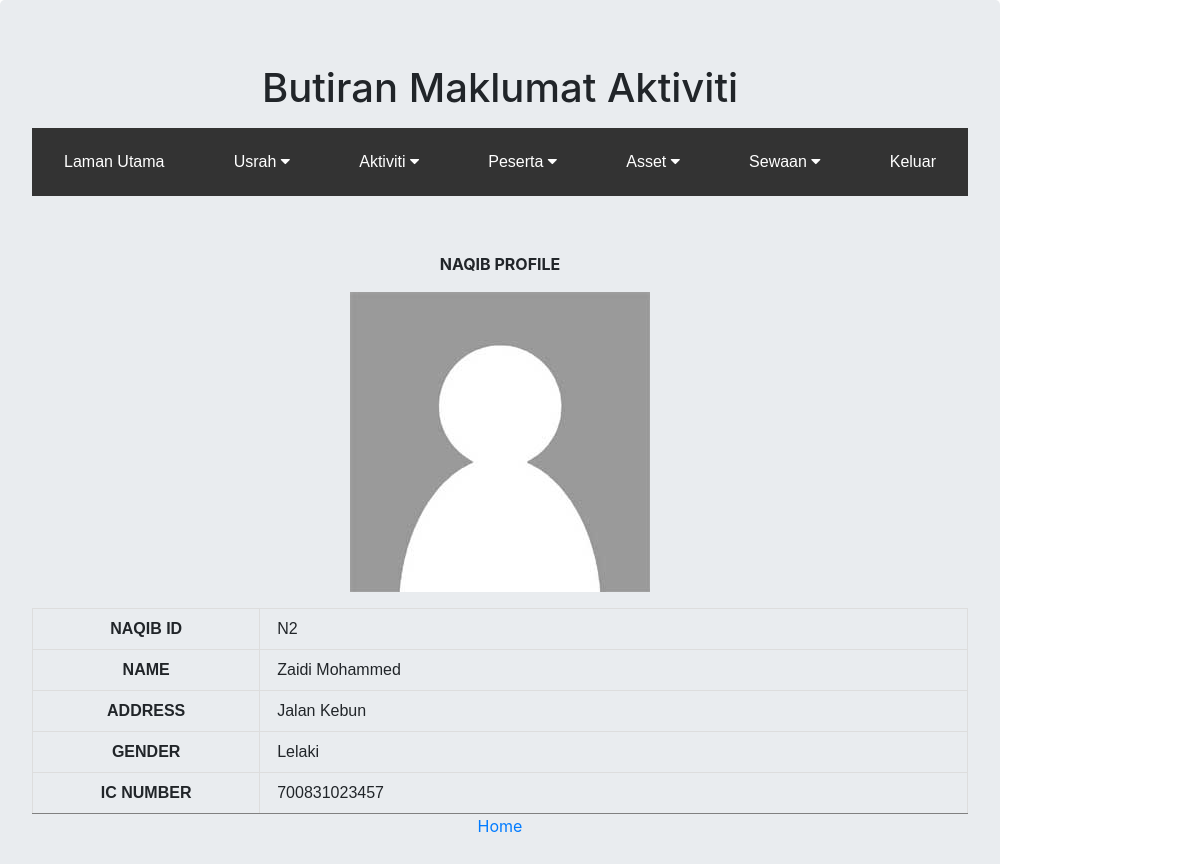
The app's page /naqibprofile.php?naqib_id=N2 with its own data.
### tables this page shows
CREATE TABLE `naqib` (
  `naqib_id` varchar(50) NOT NULL,
  `idWadah` varchar(50) NOT NULL,
  `naqib_name` varchar(50) NOT NULL,
  `IC_number` varchar(14) DEFAULT NULL,
  `gender` varchar(10) NOT NULL,
  `naqib_address` varchar(50) NOT NULL
);

### naqibprofile.php (the view, shortened to what this page needs)
<!DOCTYPE html PUBLIC "-//W3C//DTD XHTML 1.0 Transitional//EN" "http://www.w3.org/TR/xhtml1/DTD/xhtml1-transitional.dtd">
<html xmlns="http://www.w3.org/1999/xhtml">
<head>
<title>List Naqib</title><link rel="stylesheet" type="text/css" href="https://maxcdn.bootstrapcdn.com/bootstrap/4.0.0/css/bootstrap.min.css">
</head>
<body>
	<div class="jumbotron">
		<center><h1>Butiran Maklumat Aktiviti</h1></center>
		<p><?php include ("dropdown.php");?></p>
</head>
<?php
			if (isset($_GET['naqib_id']))
			$naqib_id = $_GET['naqib_id'];
		else
			$naqib_id = 0;
			include 'dbconnect.php';
		$query = "SELECT * FROM `naqib` WHERE `naqib_id`= '$naqib_id'" ;
		$result = mysqli_query($conn,$query) or die('SQL error');
		$row = mysqli_fetch_array($result, MYSQLI_ASSOC)
		?>
<body>
<div align="center">
  <p>&nbsp;</p>
  <p><strong><span class="style3">NAQIB PROFILE</span></strong></p>
  <p>
    <input type="image" name="imageField" id="imageField" src="profile-default.jpg" />
  </p>
  <table width="452" border="1">
     <tr>
      <th width="106" scope="row"><div align="center"> NAQIB ID </div></th>
      <td width="330">&nbsp; <?php echo $row['naqib_id']; ?></td>
    </tr>
	<tr>
	     <tr>
      <th width="106" scope="row"><div align="center"> NAME </div></th>
      <td width="330">&nbsp; <?php echo $row['naqib_name']; ?></td>
    </tr>
	<tr>
	     <tr>
      <th width="106" scope="row"><div align="center"> ADDRESS </div></th>
      <td width="330">&nbsp; <?php echo $row['naqib_address']; ?></td>
    </tr>
	<tr>
	     <tr>
      <th width="106" scope="row"><div align="center"> GENDER </div></th>
      <td width="330">&nbsp; <?php echo $row['gender']; ?></td>
    </tr>
	<tr>
	     <tr>
      <th width="106" scope="row"><div align="center"> IC NUMBER </div></th>
      <td width="330">&nbsp; <?php echo $row['IC_number']; ?></td>
    </tr>
  </table>
  <a href="home.php" >Home</a><br>
  <p class="style4">&nbsp;</p>
</div>
</body>
</html>

### naqibprofile.php (style rules this page uses)
body { background-repeat: no-repeat; background-position: right top; margin-right: 200px; background-attachment: fixed; }
table { font-family: arial, sans-serif; border-collapse: collapse; width: 100%; }
td, th { border: 1px solid #dddddd; text-align: left; padding: 8px; }
tr:nth-child(even) { background-color: #dddddd; }

### records on screen
naqib: naqib_id "N2", naqib_name "Zaidi Mohammed", naqib_address "Jalan Kebun", gender "Lelaki", IC_number "700831023457"
